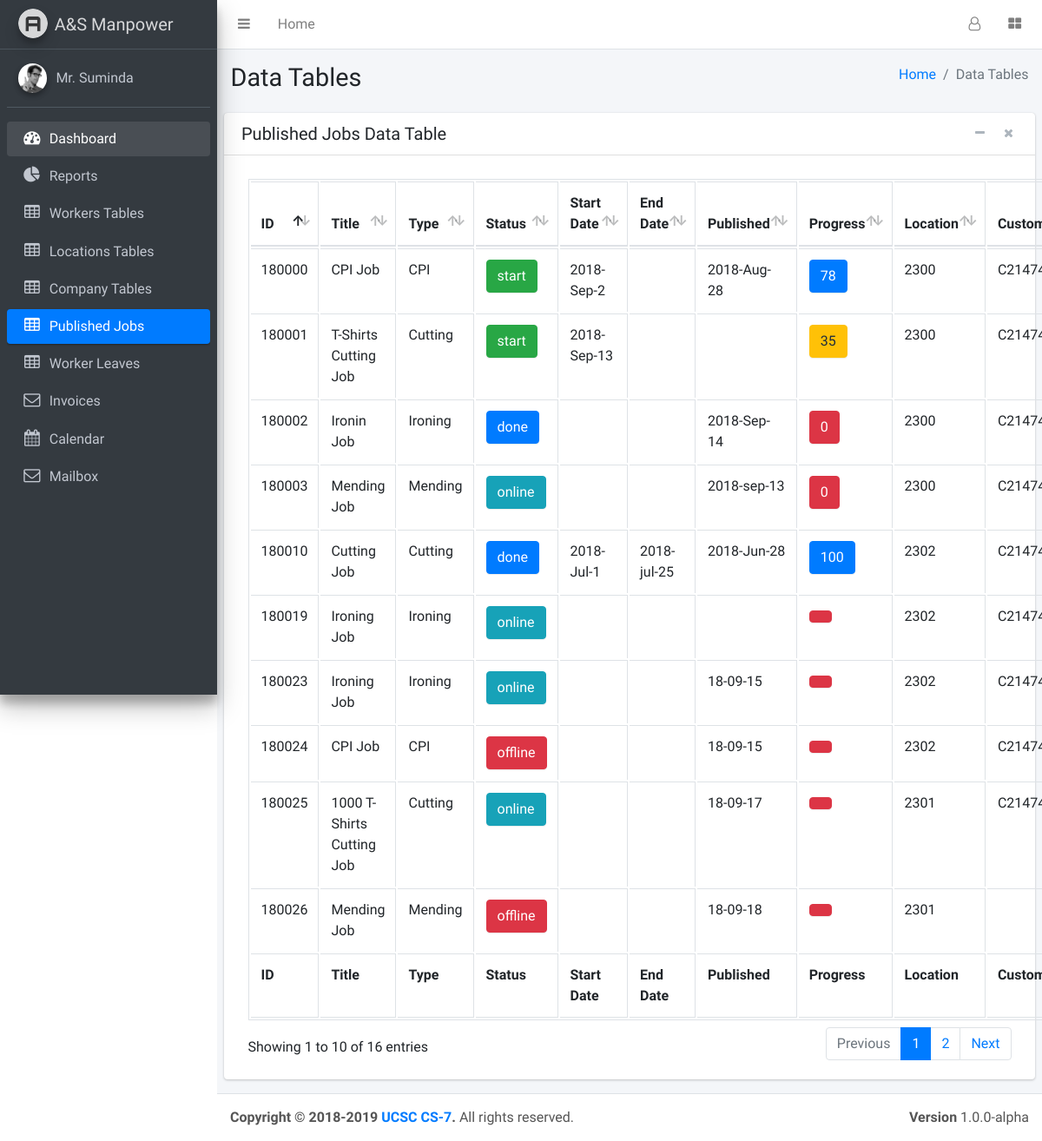
Page /pages/others/tables/dataJobS.php on the earlier database version.
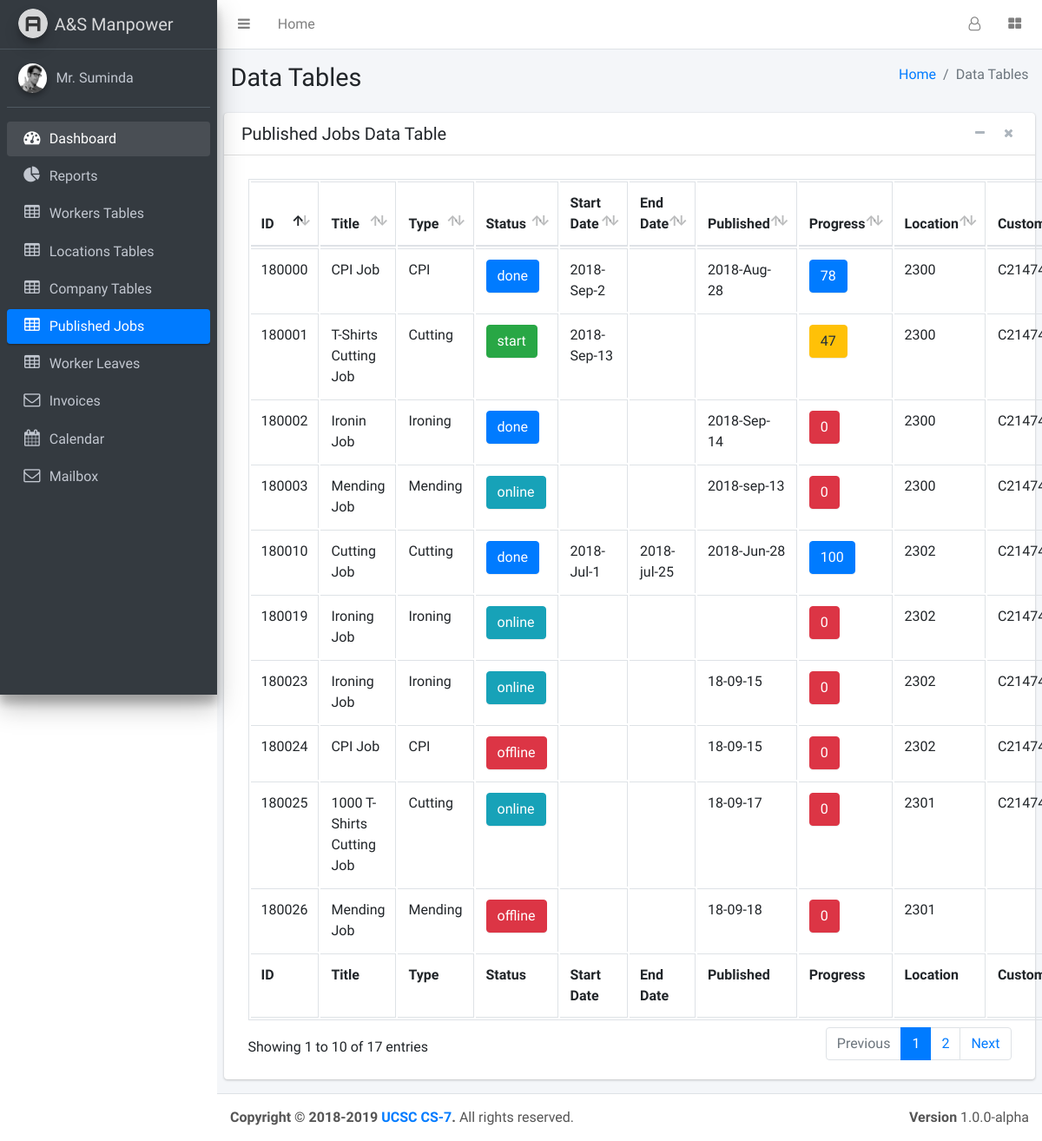
Same page on the later database version.
### tables this page shows
CREATE TABLE `supplier_job` (
  `jobID` int(11) NOT NULL,
  `jobTitle` varchar(45) DEFAULT NULL,
  `jobType` varchar(45) DEFAULT NULL,
  `jobCount` int(11) DEFAULT NULL,
  `workerCount` int(11) NOT NULL,
  `jobPeriod` int(45) DEFAULT NULL,
  `jobStatus` varchar(45) DEFAULT 'offline',
  `jobStart` varchar(45) DEFAULT NULL,
  `jobEnd` varchar(45) DEFAULT NULL,
  `jobPublished` varchar(100) DEFAULT NULL,
  `jobProgress` int(45) DEFAULT '0',
  `supID` varchar(45) NOT NULL,
  `locationID` int(11) NOT NULL,
  `comID` varchar(100) DEFAULT NULL,
  `jobNature` varchar(10) NOT NULL DEFAULT 'Full Time',
  `workersJoined` int(10) NOT NULL DEFAULT '0',
  `jobRatings` int(10) NOT NULL DEFAULT '0',
  `jobPrice` int(11) NOT NULL DEFAULT '0',
  `comJobID` int(11) NOT NULL DEFAULT '0'
);

### pages/query_boxes/supplier_view_s_jobs.php (the view)
<?php
    $query="SELECT * FROM supplier_job ORDER BY jobID DESC";
    $result=mysqli_query($conn,$query);
    if(mysqli_num_rows($result)>0){
        while($row=mysqli_fetch_assoc($result)){
            $rank="danger";
            if($row['jobProgress']>75){
                $rank="primary";
            }else if($row['jobProgress']>50){
                $rank="success";
            }else if($row['jobProgress']>25){
                $rank="warning";
            }
            $status="danger";
            if($row['jobStatus']=='online'){
                $status="info";
            }else if($row['jobStatus']=='start'){
                $status="success";
            }else if($row['jobStatus']=='pending'){
                $status="warning";
            }else if($row['jobStatus']=='done'){
                $status="primary";
            }
            echo "<tr>
                  <td>".$row['jobID']."</td>
                  <td>".$row['jobTitle']."</td>
                  <td>".$row['jobType']."</td>
                  <td><lable class='btn btn-".$status."'>".$row['jobStatus']."</lable></td>
                  <td>".$row['jobStart']."</td>
                  <td>".$row['jobEnd']."</td>
                  <td>".$row['jobPublished']."</td>
                  <td><lable class='btn btn-".$rank."'>".$row['jobProgress']."</lable></td>
                  <td>".$row['locationID']."</td>
                  <td>".$row['comID']."</td>
                  <td>".$row['jobNature']."</td>
                  <td>".$row['workersJoined']."</td>
                  <td>".$row['jobRatings']."</td>
                  <td>
                  </td>
                </tr>";
        }
    }
?>

### pages/others/tables/dataJobS.php (shortened to what the changed rows need)
<!DOCTYPE html>
<html>
<head>
  <link rel="stylesheet" href="https://maxcdn.bootstrapcdn.com/font-awesome/4.4.0/css/font-awesome.min.css">
  <link rel="stylesheet" href="https://code.ionicframework.com/ionicons/2.0.1/css/ionicons.min.css">
  <link rel="stylesheet" href="../../../plugins/datatables/dataTables.bootstrap4.css">
  <link rel="stylesheet" href="../../../dist/admin/dist/css/adminlte.min.css">
</head>
<body class="hold-transition sidebar-mini">
<div class="wrapper">
  <div class="content-wrapper">
    <section class="content-header">
      <div class="container-fluid">
        <div class="row mb-2">
          <div class="col-sm-6">
            <h1>Data Tables</h1>
          </div>
        </div>
      </div>
    </section>
      <section class="content">
          <div class="row">
            <div class="col-12">
            <div class="card">
            <div class="card-header">
              <h3 class="card-title">Published Jobs Data Table</h3>
                <div class="card-tools">
                </div>
            </div>
            <div class="card-body">
              <table id="example2" class="table table-bordered table-hover">
                <thead>
                <tr>
                  <th>ID</th>
                  <th>Title</th>
                  <th>Type</th>
                  <th>Status</th>
                  <th>Start Date</th>
                  <th>End Date</th>
                  <th>Published</th>
                    <th>Progress</th>
                  <th>Location</th>
                  <th>Customer</th>
                </tr>
                </thead>
                <tbody>
                    <?php
                            require_once('../../../db_config/config.php');
                            require_once('../../query_boxes/supplier_view_s_jobs.php');
                    ?>
                </tbody>
                <tfoot>
                <tr>
                  <th>ID</th>
                  <th>Title</th>
                  <th>Type</th>
                  <th>Status</th>
                  <th>Start Date</th>
                  <th>End Date</th>
                  <th>Published</th>
                    <th>Progress</th>
                  <th>Location</th>
                  <th>Customer</th>
                </tr>
                </tfoot>
              </table>
            </div>
          </div>
        </div>
      </div>
    </section>
        </div>
</div>
</body>
</html>

Differences in the rows shown:
changed supplier_job id 180026: jobProgress (not shown) → "0"
changed supplier_job "1000 T-Shirts Cutting Job": jobProgress (not shown) → "0"
changed supplier_job id 180024: jobProgress (not shown) → "0"
changed supplier_job id 180023: jobProgress (not shown) → "0"
changed supplier_job id 180019: jobProgress (not shown) → "0"
changed supplier_job "T-Shirts Cutting Job": jobProgress "35" → "47"
changed supplier_job "2018-Sep-2": jobStatus "start" → "done"
Other differences:
text written by a page script: "Showing 1 to 10 of 16 entries Previous 1 2 Next" → "Showing 1 to 10 of 17 entries Previous 1 2 Next"
